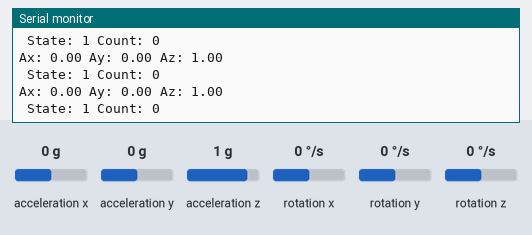
This sketch was run on a simulated ESP8266 (NodeMCU). On the bench: the last lines printed to the serial monitor. Wiring (inferred from the names in the program): MPU-6050 motion sensor at I2C address 0x68. The test bench sets the inputs (shaded band); at power-on: acceleration x 0 g, acceleration y 0 g, acceleration z 1 g, rotation x 0 °/s, rotation y 0 °/s, rotation z 0 °/s.

Above: at 1.3 s.
1.4 s: acceleration x set to -1.4 g
At 2.1 s:
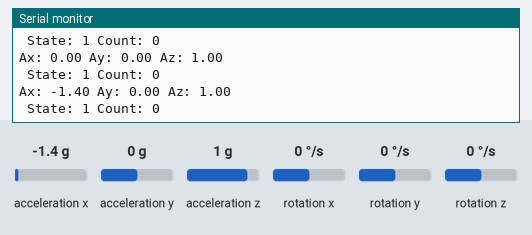
2.9 s: acceleration y set to -1.4 g
At 3.6 s:
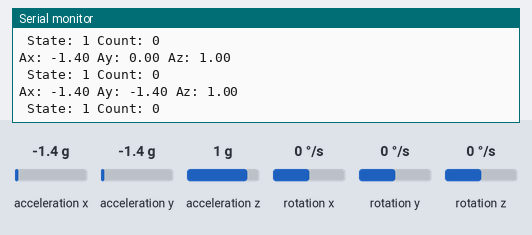
4.4 s: acceleration z set to -1.4 g
At 5.1 s:
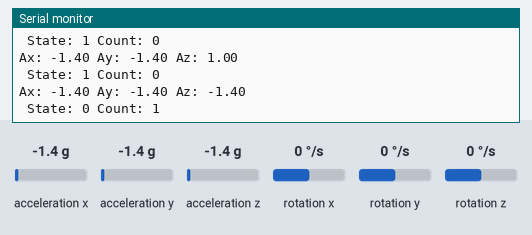

The sketch:

MPU6050_Reps.ino
```cpp
/*
 * Connections
 * MPU6050 --- ESP8266
 * VCC ------- 3.3V
 * GND ------- GND
 * SCL ------- D6
 * SDA ------- D7
 * XDA ------- NC
 * XCL ------- NC
 * AD0 ------- NC
 * INT ------- NC
 */

#include <Wire.h>
#include<math.h>
#define Upper_Threshold 0.85

// MPU6050 Slave Device Address
const uint8_t MPU6050SlaveAddress = 0x68;

// Select SDA and SCL pins for I2C communication
const uint8_t scl = D1;
const uint8_t sda = D2;

// sensitivity scale factor respective to full scale setting provided in datasheet
const uint16_t AccelScaleFactor = 16384;
const uint16_t GyroScaleFactor = 131;

// MPU6050 few configuration register addresses
const uint8_t MPU6050_REGISTER_SMPLRT_DIV   =  0x19;
const uint8_t MPU6050_REGISTER_USER_CTRL    =  0x6A;
const uint8_t MPU6050_REGISTER_PWR_MGMT_1   =  0x6B;
const uint8_t MPU6050_REGISTER_PWR_MGMT_2   =  0x6C;
const uint8_t MPU6050_REGISTER_CONFIG       =  0x1A;
const uint8_t MPU6050_REGISTER_GYRO_CONFIG  =  0x1B;
const uint8_t MPU6050_REGISTER_ACCEL_CONFIG =  0x1C;
const uint8_t MPU6050_REGISTER_FIFO_EN      =  0x23;
const uint8_t MPU6050_REGISTER_INT_ENABLE   =  0x38;
const uint8_t MPU6050_REGISTER_ACCEL_XOUT_H =  0x3B;
const uint8_t MPU6050_REGISTER_SIGNAL_PATH_RESET  = 0x68;

//Accelerometer and Gyroscope Variabels
int16_t AX_raw, AY_raw,AZ_raw, GX_raw, GY_raw, GZ_raw, Temp_raw;
double Ax, Ay, Az, T, Gx, Gy, Gz;

//Counter Variables
int state; //State Variable
int c_state = 0; //current state
int p_state = 0; //previous state
int count = 0; //counting all edges
int realcount; //Count for just low to high edges

void setup() {
  Serial.begin(9600);
  Wire.begin(sda, scl);
  MPU6050_Init();
}

void loop() {

  Read_RawValue(MPU6050SlaveAddress, MPU6050_REGISTER_ACCEL_XOUT_H);
  //Calculations: divide each with their sensitivity scale factor
  Ax = (double)AX_raw/AccelScaleFactor;
  Ay = (double)AY_raw/AccelScaleFactor;
  Az = (double)AZ_raw/AccelScaleFactor;
  T = (double)Temp_raw/340+36.53; //temperature formula
  Gx = (double)GX_raw/GyroScaleFactor;
  Gy = (double)GY_raw/GyroScaleFactor;
  Gz = (double)GZ_raw/GyroScaleFactor;

  //Comparator
  if(Az > Upper_Threshold) {
    state = 1;
  }
  else {
    state = 0;
  }
  c_state = state;
  // compare the current state to its previous state
  if (c_state != p_state) {
      // if the state has changed, increment the counter
      count++;
      // Delay a little bit to avoid bouncing
  }
  else{
    count = count;
  }
  // save the current state as the last state, for next time through the loop
  p_state = c_state;
  realcount = count / 2;

  //Print on the serial Monitor
  Serial.print("Ax: "); Serial.print(Ax);
  Serial.print(" Ay: "); Serial.print(Ay);
  Serial.print(" Az: "); Serial.println(Az);
  //Serial.print(" T: "); Serial.print(T);
  //Serial.print(" Gx: "); Serial.print(Gx);
  //Serial.print(" Gy: "); Serial.print(Gy);
  //Serial.print(" Gz: "); Serial.print(Gz);
  Serial.print(" State: "); Serial.print(state);
  Serial.print(" Count: "); Serial.println(realcount);
  delay(500);
}

void I2C_Write(uint8_t deviceAddress, uint8_t regAddress, uint8_t data){
  Wire.beginTransmission(deviceAddress);
  Wire.write(regAddress);
  Wire.write(data);
  Wire.endTransmission();
}

// read all 14 register
void Read_RawValue(uint8_t deviceAddress, uint8_t regAddress){
  Wire.beginTransmission(deviceAddress);
  Wire.write(regAddress);
  Wire.endTransmission();
  Wire.requestFrom(deviceAddress, (uint8_t)14);
  AX_raw = (((int16_t)Wire.read()<<8) | Wire.read());
  AY_raw = (((int16_t)Wire.read()<<8) | Wire.read());
  AZ_raw = (((int16_t)Wire.read()<<8) | Wire.read());
  Temp_raw = (((int16_t)Wire.read()<<8) | Wire.read());
  GX_raw = (((int16_t)Wire.read()<<8) | Wire.read());
  GY_raw = (((int16_t)Wire.read()<<8) | Wire.read());
  GZ_raw = (((int16_t)Wire.read()<<8) | Wire.read());
}

//configure MPU6050
void MPU6050_Init(){
  delay(150);
  I2C_Write(MPU6050SlaveAddress, MPU6050_REGISTER_SMPLRT_DIV, 0x07);
  I2C_Write(MPU6050SlaveAddress, MPU6050_REGISTER_PWR_MGMT_1, 0x01);
  I2C_Write(MPU6050SlaveAddress, MPU6050_REGISTER_PWR_MGMT_2, 0x00);
  I2C_Write(MPU6050SlaveAddress, MPU6050_REGISTER_CONFIG, 0x00);
  I2C_Write(MPU6050SlaveAddress, MPU6050_REGISTER_GYRO_CONFIG, 0x00);//set +/-250 degree/second full scale
  I2C_Write(MPU6050SlaveAddress, MPU6050_REGISTER_ACCEL_CONFIG, 0x00);// set +/- 2g full scale
  I2C_Write(MPU6050SlaveAddress, MPU6050_REGISTER_FIFO_EN, 0x00);
  I2C_Write(MPU6050SlaveAddress, MPU6050_REGISTER_INT_ENABLE, 0x01);
  I2C_Write(MPU6050SlaveAddress, MPU6050_REGISTER_SIGNAL_PATH_RESET, 0x00);
  I2C_Write(MPU6050SlaveAddress, MPU6050_REGISTER_USER_CTRL, 0x00);
}
```

Measured:
- after the input at 1.4 s, the serial monitor: prints a new line after 0.26 s (image 1)
- after the input at 2.9 s, the serial monitor: prints a new line after 0.27 s (image 2)
- after the input at 4.4 s, the serial monitor: prints a new line after 0.27 s (image 3)
